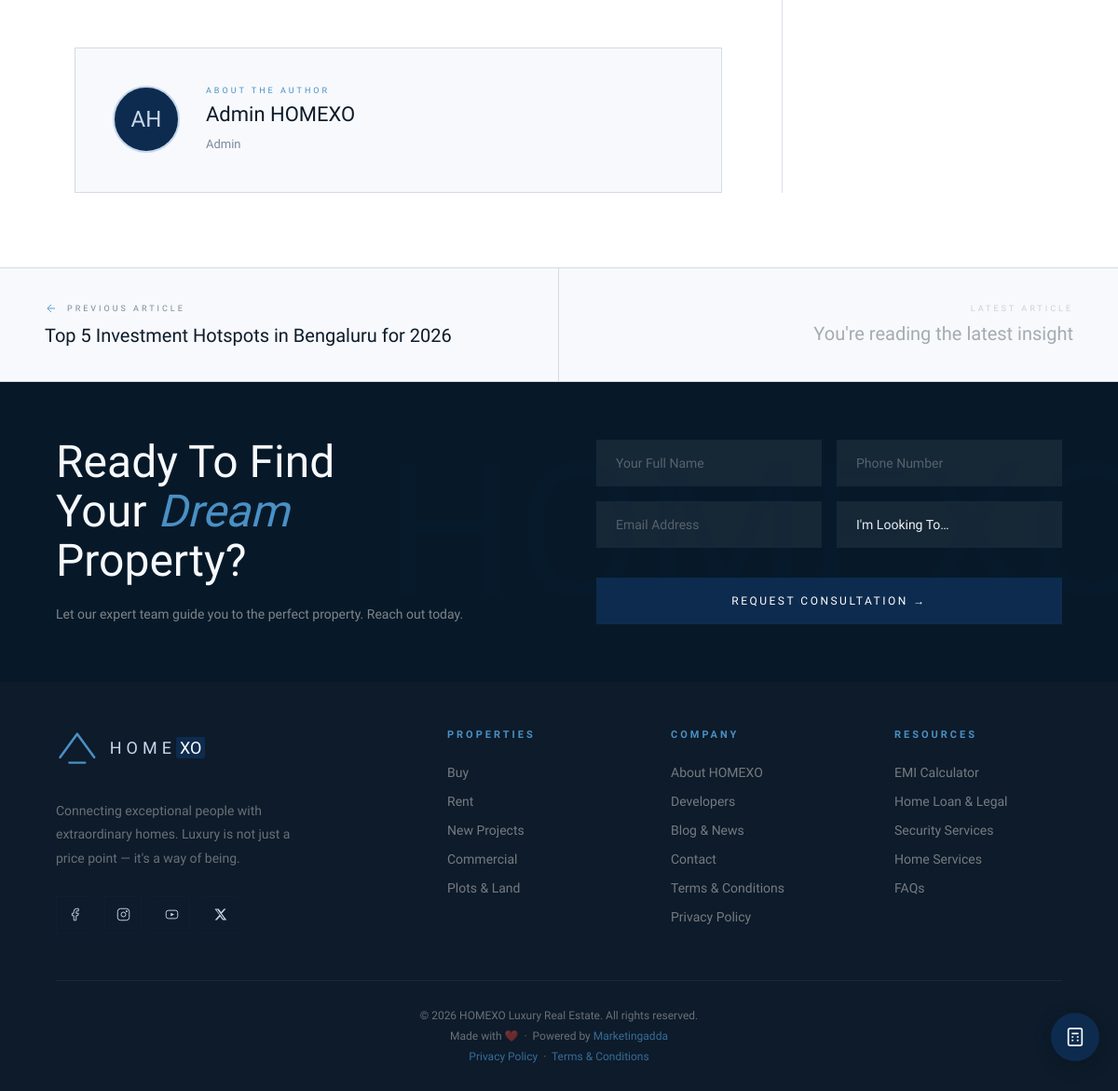
Before: /blog/understanding-rera-a-buyers-guide/ (lower part) with the older database file.
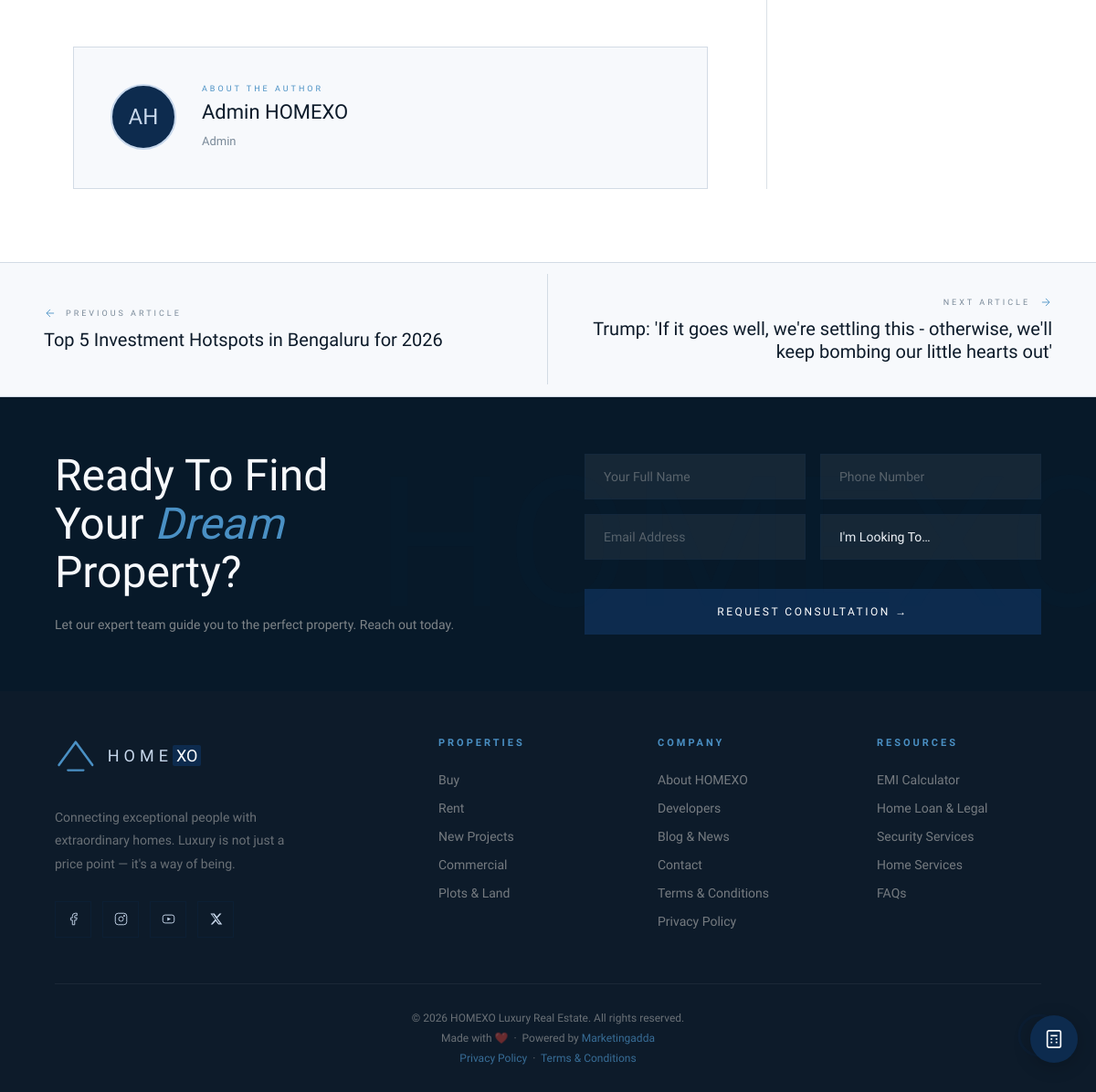
After: the same page with the newer database file.
### blog/models.py (models this page shows, shortened)
class Post(models.Model):
    class Status(models.TextChoices):
        DRAFT     = 'draft',     'Draft'
        PUBLISHED = 'published', 'Published'
    author      = models.ForeignKey(settings.AUTH_USER_MODEL, on_delete=models.SET_NULL,
                                    null=True, related_name='blog_posts')
    categories  = models.ManyToManyField(Category, blank=True, related_name='posts')
    title       = models.CharField(max_length=220)
    slug        = models.SlugField(max_length=240, unique=True, blank=True)
    excerpt     = models.TextField(max_length=300, blank=True)
    body        = models.TextField()
    cover_image    = models.ImageField(upload_to='blog/covers/', blank=True, null=True)
    key_takeaways  = models.TextField(
        blank=True,
        help_text='One takeaway per line. Displayed as a bullet list at the start of the article.'
    )
    status      = models.CharField(max_length=15, choices=Status.choices, default=Status.DRAFT)
    is_featured = models.BooleanField(default=False)
    views_count = models.PositiveIntegerField(default=0, editable=False)
    published_at = models.DateTimeField(null=True, blank=True)
    created_at  = models.DateTimeField(auto_now_add=True)
    updated_at  = models.DateTimeField(auto_now=True)
    class Meta:
        verbose_name = 'Post'
        verbose_name_plural = 'Posts'
        ordering = ['-published_at', '-created_at']
    def get_absolute_url(self):
        return reverse('blog:detail', kwargs={'slug': self.slug})
    @property
    def reading_time(self):
        words = len(self.body.split())
        return max(1, round(words / 200))

### blog/views.py (the view)
# urls.py: path('<slug:slug>/',        views.post_detail, name='detail'),
def post_detail(request, slug):
    post = get_object_or_404(Post, slug=slug, status='published')
    Post.objects.filter(pk=post.pk).update(views_count=post.views_count + 1)
    related = Post.objects.filter(
        status='published', categories__in=post.categories.all()
    ).exclude(pk=post.pk).prefetch_related('categories').distinct()[:3]
    prev_post = None
    next_post = None
    if post.published_at:
        prev_post = Post.objects.filter(
            status='published', published_at__lt=post.published_at
        ).order_by('-published_at').first()
        next_post = Post.objects.filter(
            status='published', published_at__gt=post.published_at
        ).order_by('published_at').first()
    return render(request, 'blog/detail.html', {
        'post': post,
        'related': related,
        'prev_post': prev_post,
        'next_post': next_post,
    })

### accounts/models.py (called while the page is built)
    def get_full_name(self):
        return f'{self.first_name} {self.last_name}'.strip()

### pages/context_processors.py (called while the page is built, shortened)
def global_context(request):
    wishlist_count = 0
    wishlist_ids = []
    return {
        'SITE_NAME':      'HOMEXO',
        'SITE_TAGLINE':   'Luxury Real Estate',
        'LISTING_TYPES':  Property.ListingType.choices,
        'wishlist_count': wishlist_count,
        'wishlist_ids':   wishlist_ids,
    }

### templates/blog/detail.html (shortened to what this page needs)
{% extends 'base.html' %}
{% block content %}
<div class="reading-ring" id="reading-ring">
  <span class="reading-ring-pct" id="ring-pct">0%</span>
</div>
<div class="article-body-wrap">
  <article class="article-content">
    {% if post.author %}
    <div class="author-bio">
      <div class="author-bio-avatar">
        {% if post.author.avatar %}
        <img src="{{ post.author.avatar.url }}" alt="{{ post.author.get_full_name }}">
        {% else %}
        <span class="author-bio-avatar-initials">{{ post.author.first_name.0 }}{{ post.author.last_name.0 }}</span>
        {% endif %}
      </div>
      <div>
        <div class="author-bio-label">About the Author</div>
        <div class="author-bio-name">{{ post.author.get_full_name }}</div>
        {% if post.author.role %}
        <p class="author-bio-text">{{ post.author.get_role_display }}</p>
        {% endif %}
      </div>
    </div>
    {% endif %}
  </article>
</div>
<nav class="article-nav" aria-label="Article navigation">
  {% if prev_post %}
  <a href="{{ prev_post.get_absolute_url }}" class="article-nav-item prev">
    <div class="article-nav-dir">
      <svg width="14" height="14" viewBox="0 0 24 24" fill="none" stroke="currentColor" stroke-width="1.5"><path d="M19 12H5M12 5l-7 7 7 7"/></svg>
      Previous Article
    </div>
    <div class="article-nav-title">{{ prev_post.title }}</div>
  </a>
  {% endif %}
  {% if next_post %}
  <a href="{{ next_post.get_absolute_url }}" class="article-nav-item next">
    <div class="article-nav-dir">
      Next Article
      <svg width="14" height="14" viewBox="0 0 24 24" fill="none" stroke="currentColor" stroke-width="1.5"><path d="M5 12h14M12 5l7 7-7 7"/></svg>
    </div>
    <div class="article-nav-title">{{ next_post.title }}</div>
  </a>
  {% else %}
  <div class="article-nav-item next" style="opacity:0.35;pointer-events:none;">
    <div class="article-nav-dir">Latest Article</div>
    <div class="article-nav-title">You're reading the latest insight</div>
  </div>
  {% endif %}
</nav>
{% endblock %}

Changed rows visible on the page:
added Post: title "Trump: 'If it goes well, we're settling this - otherwise, we'll keep bombing our little hearts out'"
Other visible differences:
text no longer shown: "LATEST ARTICLE You're reading the latest insight"
text now shown: "NEXT ARTICLE"
